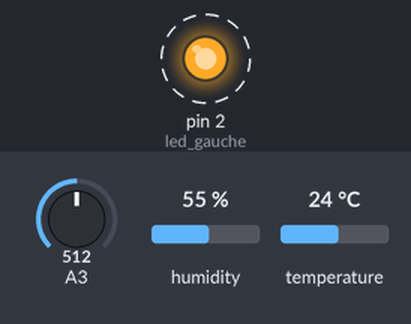
A sketch run on a simulated Arduino Uno, built with avr-gcc and run on an emulated ATmega328P. Shown: output pins drawn as LEDs (lit = HIGH). Dashed ring = blinking. The test bench sets the inputs (shaded band); at power-on: A3 = 512, humidity 55 %, temperature 24 °C. Storage starts empty; what the sketch prints to the serial monitor is not drawn.

Above: at 0.6 s.
Timing chart, 0 to 4.8 s (numbered marks = the images above):
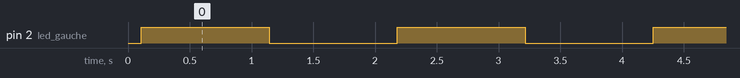

Measured:
- by itself, pin 2 (led_gauche): alternates HIGH for 1.0 s and LOW for 1.0 s

The sketch:

Capteurs_Final.ino
```cpp
#include <SimpleDHT.h>
#include <SPI.h>
#include <SD.h>

const int pinDHT11 = 8; //Entrée capteur DHT11
SimpleDHT11 dht11;
const int led_gauche = 2;

int val=0;
File myFile;
const byte pinSD= 4;

void setup() {
  // ouverture communication et attente de réponse:
  Serial.begin(9600);
  while (!Serial) {
    ;
  }

  //Initialisation
  Serial.print("Initializing SD card...");
  if (!SD.begin(4)) {
    Serial.println("initialization failed!");
    while (1);
  }
  Serial.println("initialization done.");


  //supression de l'ancien fichier
  SD.remove("arduino.txt");
  Serial.println("ancien fichier suppr");
  myFile = SD.open("arduino.txt", FILE_WRITE);

  // essai d'écriture
  if (myFile) {
    Serial.print("Writing to arduino.txt...");
    myFile.println("testing 1, 2, 3.");
    // close the file:
    myFile.close();
    Serial.println("done.");
  } else {
    Serial.println("error opening arduino.txt");
  }

  // essai lecture
  myFile = SD.open("arduino.txt");
  if (myFile) {
    Serial.println("arduino.txt:");
    while (myFile.available()) {
      Serial.write(myFile.read());
    }
  } else {
    Serial.println("error opening arduino.txt");
  }

  //LED
  pinMode(led_gauche,OUTPUT);

  //Fermeture fichier test
  myFile.close();
}

void loop() {
  myFile= SD.open("arduino.txt",FILE_WRITE);
  if(!myFile) {
  // Erreur d'ouverture du fichier
    Serial.println(F("Impossible d'ouvrir le fichier"));
    for(;;); // Attend appui sur bouton RESET
  }
  byte temperature = 0;
  byte humidity = 0;
  byte data[40] = {0};

  if (dht11.read(pinDHT11, &temperature, &humidity, data)) {
    return;
  }

  //écriture dans le fichier arduino des données et relevé des valeurs
  myFile.print("température: ");
  myFile.print((int)temperature);
  myFile.print(" degrés ||| ");
  myFile.print("humidité: ");
  myFile.print((int)humidity);
  myFile.print(" % ||| ");


  int valeur = analogRead(3);                 // pour la luminosité
  float lux = valeur*3.750;//*20000.0/1023.0;
  myFile.print(" lux: ");

  myFile.print(lux);
  myFile.println(" lx");

  //led permettant à l'utilisateur de s'assurer du bon fonctionnement sans terminal
  if (val==1){
      digitalWrite(led_gauche,LOW);
      val=0;
    }
   else{
      digitalWrite(led_gauche,HIGH);
      val=1;
    }

    //On force l'écriture
    myFile.flush();
    delay(1000);
    myFile.close();
    File myFile=myFile.openNextFile();
    }
```
